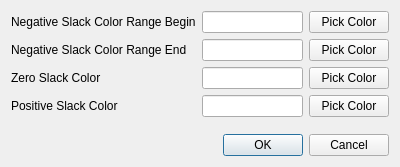
<?xml version="1.0" encoding="UTF-8"?>
<ui version="4.0">
 <class>uddac2016::PreferencesDialog</class>
 <widget class="QDialog" name="PreferencesDialog">
  <property name="geometry">
   <rect>
    <x>0</x>
    <y>0</y>
    <width>400</width>
    <height>167</height>
   </rect>
  </property>
  <property name="windowTitle">
   <string>Dialog</string>
  </property>
  <layout class="QVBoxLayout" name="verticalLayout">
   <item>
    <layout class="QFormLayout" name="formLayout_2">
     <item row="0" column="0">
      <widget class="QLabel" name="negativeSlackColorRangeBeginLabel">
       <property name="text">
        <string>Negative Slack Color Range Begin</string>
       </property>
      </widget>
     </item>
     <item row="0" column="1">
      <layout class="QGridLayout" name="gridLayout_2">
       <item row="0" column="0">
        <widget class="QLineEdit" name="negativeSlackColorRangeBeginLineEdit"/>
       </item>
       <item row="0" column="1">
        <widget class="QPushButton" name="negativeSlackColorRangeBeginPickColorButton">
         <property name="text">
          <string>Pick Color</string>
         </property>
        </widget>
       </item>
      </layout>
     </item>
     <item row="1" column="0">
      <widget class="QLabel" name="negativeSlackColorRangeEndLabel">
       <property name="text">
        <string>Negative Slack Color Range End</string>
       </property>
      </widget>
     </item>
     <item row="1" column="1">
      <layout class="QGridLayout" name="gridLayout_3">
       <item row="0" column="0">
        <widget class="QLineEdit" name="negativeSlackColorRangeEndLineEdit"/>
       </item>
       <item row="0" column="1">
        <widget class="QPushButton" name="negativeSlackColorRangeEndPickColorButton">
         <property name="text">
          <string>Pick Color</string>
         </property>
        </widget>
       </item>
      </layout>
     </item>
     <item row="2" column="0">
      <widget class="QLabel" name="zeroSlackColorLabel">
       <property name="text">
        <string>Zero Slack Color</string>
       </property>
      </widget>
     </item>
     <item row="2" column="1">
      <layout class="QGridLayout" name="gridLayout_4">
       <item row="0" column="0">
        <widget class="QLineEdit" name="zeroSlackColorLineEdit"/>
       </item>
       <item row="0" column="1">
        <widget class="QPushButton" name="zeroSlackColorPickColorButton">
         <property name="text">
          <string>Pick Color</string>
         </property>
        </widget>
       </item>
      </layout>
     </item>
     <item row="3" column="0">
      <widget class="QLabel" name="positiveSlackColorLabel">
       <property name="text">
        <string>Positive Slack Color</string>
       </property>
      </widget>
     </item>
     <item row="3" column="1">
      <layout class="QGridLayout" name="gridLayout_5">
       <item row="0" column="0">
        <widget class="QLineEdit" name="positiveSlackColorLineEdit"/>
       </item>
       <item row="0" column="1">
        <widget class="QPushButton" name="positiveSlackColorPickColorButton">
         <property name="text">
          <string>Pick Color</string>
         </property>
        </widget>
       </item>
      </layout>
     </item>
    </layout>
   </item>
   <item>
    <widget class="QDialogButtonBox" name="buttonBox">
     <property name="orientation">
      <enum>Qt::Horizontal</enum>
     </property>
     <property name="standardButtons">
      <set>QDialogButtonBox::Cancel|QDialogButtonBox::Ok</set>
     </property>
    </widget>
   </item>
  </layout>
 </widget>
 <resources/>
 <connections>
  <connection>
   <sender>buttonBox</sender>
   <signal>accepted()</signal>
   <receiver>PreferencesDialog</receiver>
   <slot>accept()</slot>
   <hints>
    <hint type="sourcelabel">
     <x>248</x>
     <y>254</y>
    </hint>
    <hint type="destinationlabel">
     <x>157</x>
     <y>274</y>
    </hint>
   </hints>
  </connection>
  <connection>
   <sender>buttonBox</sender>
   <signal>rejected()</signal>
   <receiver>PreferencesDialog</receiver>
   <slot>reject()</slot>
   <hints>
    <hint type="sourcelabel">
     <x>316</x>
     <y>260</y>
    </hint>
    <hint type="destinationlabel">
     <x>286</x>
     <y>274</y>
    </hint>
   </hints>
  </connection>
 </connections>
</ui>
